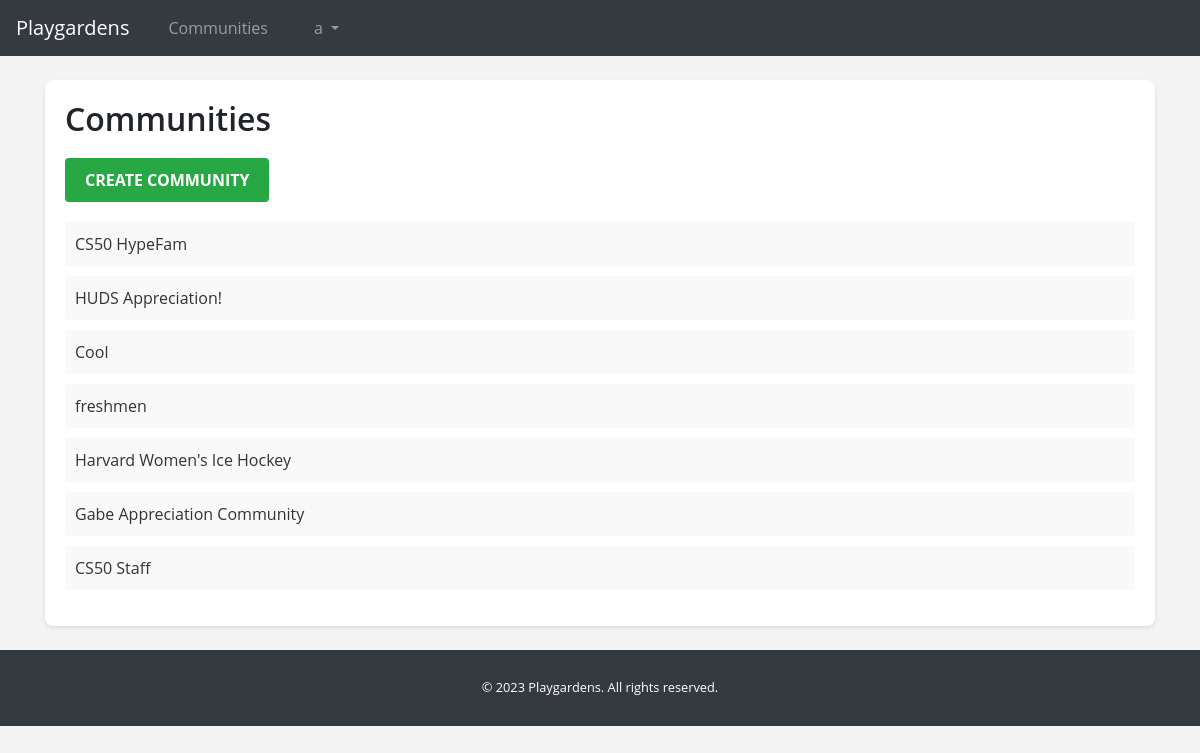
Page /communities (signed in) on the committed database.
### models.py (models this page shows, shortened)
class User(db.Model):
    id = db.Column(db.Integer, primary_key=True)
    username = db.Column(db.String(80), unique=True, nullable=False)
    email = db.Column(db.String(120), unique=True, nullable=False)
    password_hash = db.Column(db.String(128))
    bio = db.Column(db.Text(), nullable=True)
    location = db.Column(db.String(100), nullable=True)

class Community(db.Model):
    id = db.Column(db.Integer, primary_key=True)
    name = db.Column(db.String(100), nullable=False, unique=True)
    description = db.Column(db.Text, nullable=False)
    posts = db.relationship('Post', backref='community', lazy=True)
    members = db.relationship('User', secondary=membership_table, backref='communities')

### app.py (the view)
@app.route('/communities')
def communities():
    all_communities = Community.query.all()
    return render_template('communities.html', communities=all_communities)

### app.py (called while the page is built)
@app.before_request
def load_user():
    user_id = session.get('user_id')
    if user_id is not None:
        g.user = User.query.get(user_id)
    else:
        g.user = None

### templates/communities.html
{% extends "base.html" %}
{% block content %}
<div class="community-list-container">
    <h2 class="community-list-title">Communities</h2>
    <div class="community-list-actions">
        <a href="{{ url_for('create_community') }}" class="btn btn-success">Create Community</a>
    </div>
    <ul class="community-list">
        {% for community in communities %}
            <li class="community-item"><a href="{{ url_for('community', community_id=community.id) }}">{{ community.name }}</a></li>
        {% endfor %}
    </ul>
</div>
{% endblock %}

### templates/base.html (shortened to what this page needs)
<!DOCTYPE html>
<html lang="en">
<head>
    <link rel="stylesheet" href="https://stackpath.bootstrapcdn.com/bootstrap/4.3.1/css/bootstrap.min.css">
    <link rel="stylesheet" href="{{ url_for('static', filename='css/style.css') }}">
</head>
<body>
    <nav class="navbar navbar-expand-lg navbar-dark bg-dark">
        <a class="navbar-brand" href="{{ url_for('home') }}">Playgardens</a>
        <div class="collapse navbar-collapse" id="navbarNav">
            <ul class="navbar-nav">
                <li class="nav-item">
                    <a class="nav-link" href="{{ url_for('communities') }}">Communities</a>
                </li>
                {% if session.user_id %}
                <li class="nav-item dropdown">
                  <a class="nav-link dropdown-toggle" href="#" id="navbarDropdown" role="button" data-toggle="dropdown">
                    {{ g.user.username if g.user else 'Profile' }}
                  </a>
                </li>
              {% endif %}
            </ul>
        </div>
    </nav>
    <div class="container mt-4">
        {% block content %}
        {% endblock %}
    </div>
    <footer class="footer bg-dark text-white mt-4">
        <div class="container text-center">
            <p class="my-2">© 2023 Playgardens. All rights reserved.</p>
        </div>
    </footer>
</body>
</html>

### static/css/style.css (style rules this page uses)
body { font-family: Arial, sans-serif; margin: 0; padding: 0; background-color: #f4f4f4; }
nav ul { list-style: none; padding: 0; }
nav ul li { display: inline; margin: 0 10px; }
nav ul li a { color: white; text-decoration: none; }
footer { text-align: center; padding: 20px 0; background-color: #333; color: white; }
nav ul { display: flex; justify-content: center; padding: 0; }
nav ul li { margin: 0 15px; }
nav ul li a { color: white; text-decoration: none; transition: color 0.3s; }
body { font-family: 'Open Sans', sans-serif; }
h1, h2, h3 { font-weight: 600; }
nav { position: sticky; top: 0; z-index: 10; background-color: #333; }
footer { background-color: #222; color: #ddd; padding: 20px; font-size: 0.8em; }
.btn-primary, .btn-success, input[type="submit"] { background-color: #4CAF50; color: white; padding: 10px 20px; border: none; border-radius: 4px; cursor: pointer; text-transform: uppercase; font-weight: bold; transition: background-color 0.3s ease; }
.community-list-container { background-color: #fff; padding: 20px; border-radius: 8px; box-shadow: 0 2px 4px rgba(0,0,0,0.1); margin-top: 20px; }
.community-list-title { margin-bottom: 20px; }
.community-list-actions { margin-bottom: 20px; }
.community-list { list-style-type: none; padding-left: 0; }
.community-item { background: #f9f9f9; margin-bottom: 10px; padding: 10px; border-radius: 4px; }
.community-item a { text-decoration: none; color: #333; display: block; }
.btn-success { background-color: #28a745; border-color: #28a745; }

### rows in the picture
User: user "a"
Community: name "CS50 HypeFam"
Community: name "HUDS Appreciation!"
Community: name "Cool"
Community: name "freshmen"
Community: name "Harvard Women's Ice Hockey"
Community: name "Gabe Appreciation Community"
Community: name "CS50 Staff"
